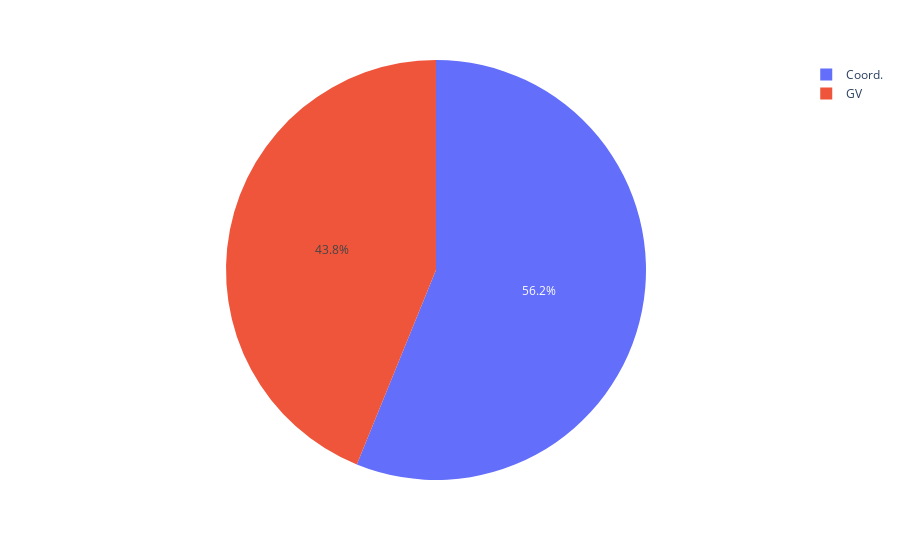

The cell this chart's notebook holds for it:
### Code cell
#Construindo o grafico de pizza 
# Os coordenadores criam mais cotacoes que os proprios GV (Vendedores)

px.pie(qty_quote_created, names=qty_quote_created.index, values=qty_quote_created.values)

### Figure 1 — Plotly figure (JSON) as saved in the notebook; plotly's stock layout.template omitted (floating-point values rounded to 4 significant figures)
{"data": [{"domain": {"x": [0, 1], "y": [0, 1]}, "hovertemplate": "index=%{label}<br>value=%{value}<extra></extra>", "labels": ["Coord.", "GV"], "legendgroup": "", "name": "", "showlegend": true, "type": "pie", "values": [73, 57]}], "layout": {"legend": {"tracegroupgap": 0}, "margin": {"t": 60}}}
